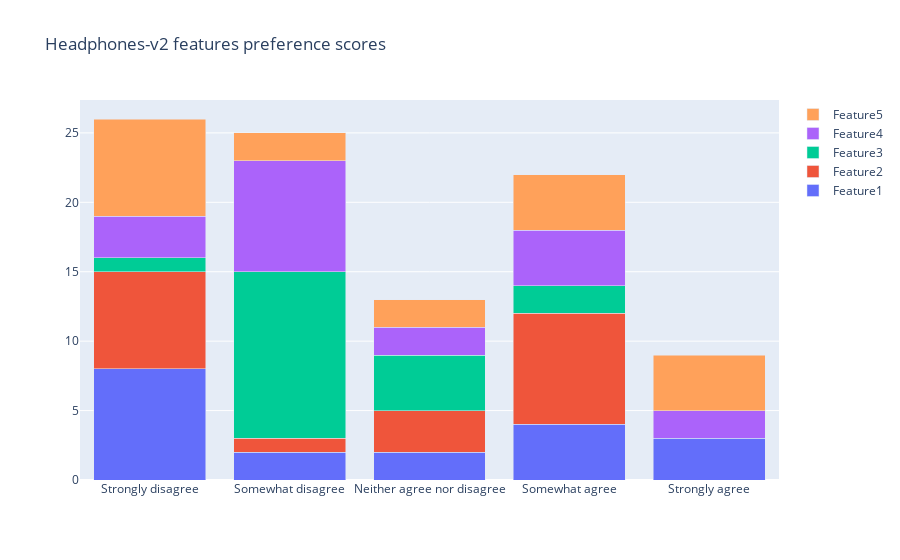

Here is the notebook cell this chart was saved with:
### Code cell
HpTS1_score= data.loc[(data['HpAnswer']=='v2'), ['HpTS1']].value_counts().sort_index()
HpTS2_score= data.loc[(data['HpAnswer']=='v2'), ['HpTS2']].value_counts().sort_index()
HpTS3_score= data.loc[(data['HpAnswer']=='v2'), ['HpTS3']].value_counts().sort_index()
HpTS4_score= data.loc[(data['HpAnswer']=='v2'), ['HpTS4']].value_counts().sort_index()
HpTS5_score= data.loc[(data['HpAnswer']=='v2'), ['HpTS5']].value_counts().sort_index()

fig2 = go.Figure(data=[go.Bar(x=features,  y= HpTS1_score, name ="Feature1"),
                      go.Bar(x=features,  y= HpTS2_score, name ="Feature2"),
                      go.Bar(x=features,  y= HpTS3_score, name ="Feature3"),
                      go.Bar(x=features,  y= HpTS4_score, name ="Feature4"),
                      go.Bar(x=features,  y= HpTS5_score, name ="Feature5")
        ])
fig2.update_layout(barmode='stack',title_text='Headphones-v2 features preference scores')

### Figure 1 — Plotly figure (JSON) as saved in the notebook; plotly's stock layout.template omitted (floating-point values rounded to 4 significant figures)
{"data": [{"name": "Feature1", "type": "bar", "x": ["Strongly disagree", "Somewhat disagree", "Neither agree nor disagree", "Somewhat agree", "Strongly agree"], "y": [8, 2, 2, 4, 3]}, {"name": "Feature2", "type": "bar", "x": ["Strongly disagree", "Somewhat disagree", "Neither agree nor disagree", "Somewhat agree", "Strongly agree"], "y": [7, 1, 3, 8]}, {"name": "Feature3", "type": "bar", "x": ["Strongly disagree", "Somewhat disagree", "Neither agree nor disagree", "Somewhat agree", "Strongly agree"], "y": [1, 12, 4, 2]}, {"name": "Feature4", "type": "bar", "x": ["Strongly disagree", "Somewhat disagree", "Neither agree nor disagree", "Somewhat agree", "Strongly agree"], "y": [3, 8, 2, 4, 2]}, {"name": "Feature5", "type": "bar", "x": ["Strongly disagree", "Somewhat disagree", "Neither agree nor disagree", "Somewhat agree", "Strongly agree"], "y": [7, 2, 2, 4, 4]}], "layout": {"barmode": "stack", "title": {"text": "Headphones-v2 features preference scores"}}}
